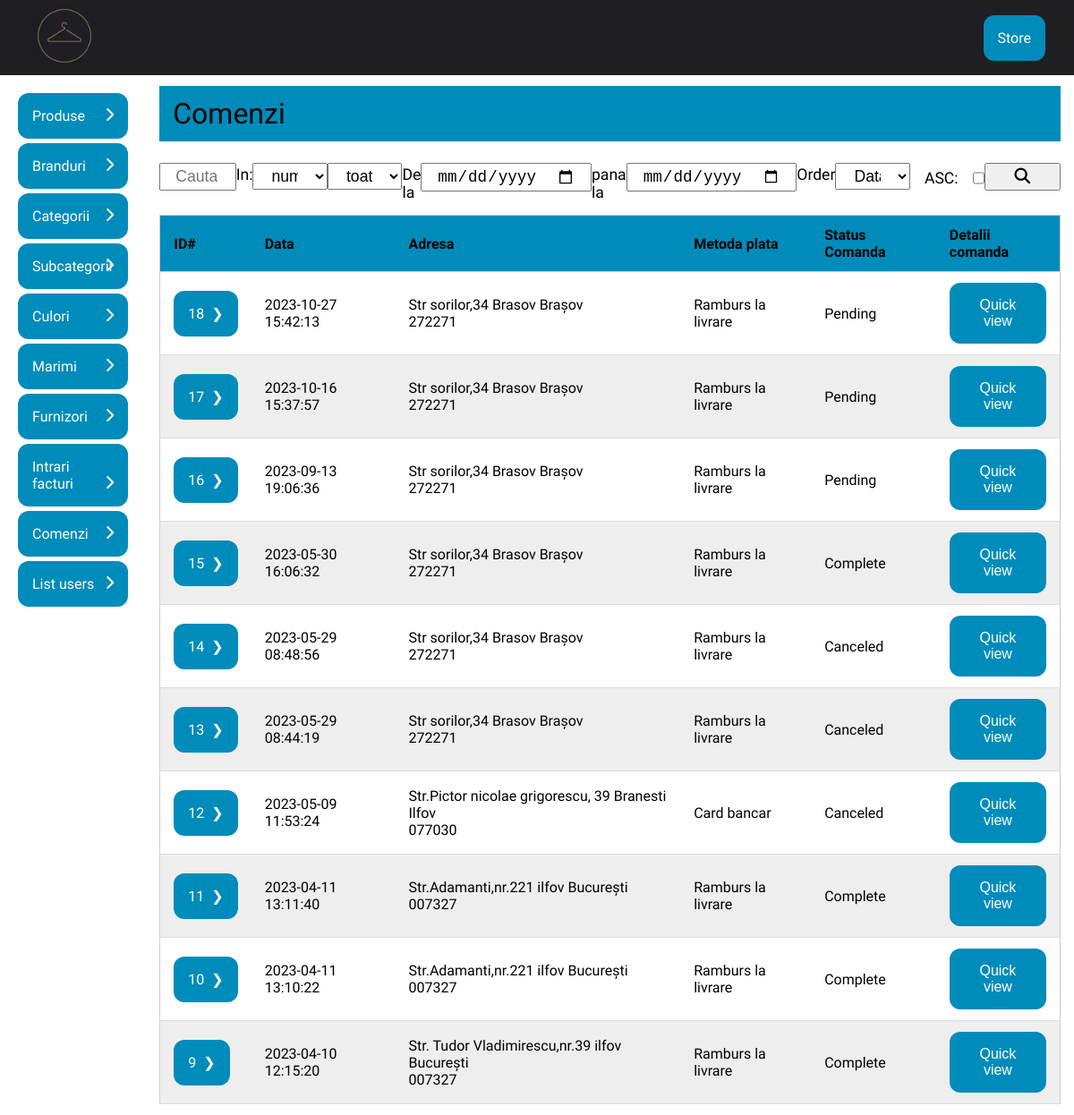
Screenshot of /admin_area/orders.php (signed in) with the database file from the repository.
### tables this page shows
CREATE TABLE IF NOT EXISTS `comenzi` (
  `ID` int NOT NULL AUTO_INCREMENT,
  `cod_client` int NOT NULL,
  `pret_total` float NOT NULL,
  `cod_status` int NOT NULL,
  `data` datetime NOT NULL,
  `metoda_plata` enum('Ramburs la livrare','Card bancar') NOT NULL COMMENT '1(ramburs),2(card)',
  PRIMARY KEY (`ID`),
  KEY `cod_client` (`cod_client`),
  KEY `cod_status` (`cod_status`)
);

CREATE TABLE IF NOT EXISTS `clienti` (
  `ID` int NOT NULL AUTO_INCREMENT,
  `nume` varchar(32) NOT NULL,
  `prenume` varchar(64) NOT NULL,
  `adresa` varchar(100) NOT NULL,
  `cod_judet` int NOT NULL,
  `localitate` varchar(64) NOT NULL,
  `zipcode` varchar(64) NOT NULL,
  `telefon` varchar(12) NOT NULL,
  `date_facturare` varchar(255) NOT NULL,
  `cod_utilizator` int NOT NULL,
  PRIMARY KEY (`ID`),
  KEY `cod_judet` (`cod_judet`),
  KEY `cod_utilizator` (`cod_utilizator`)
);

CREATE TABLE IF NOT EXISTS `judete` (
  `ID` int NOT NULL AUTO_INCREMENT,
  `denumire` varchar(16) NOT NULL,
  PRIMARY KEY (`ID`)
);

CREATE TABLE IF NOT EXISTS `comenzi_status` (
  `ID` int NOT NULL AUTO_INCREMENT,
  `denumire` varchar(32) NOT NULL,
  PRIMARY KEY (`ID`)
);

### admin_area/orders.php (the view, shortened to what this page needs)
<?php
include("../includes/connect.php");
$start = 0;
$rows_per_page = 25;
$orders_query = mysqli_query($con, "SELECT *,s.ID AS cod_status,c.ID AS cod_comanda,CONCAT(nume,' ',prenume) AS 'fullName'
FROM comenzi c
INNER JOIN clienti ON c.cod_client=clienti.ID
INNER JOIN comenzi_status s ON c.cod_status=s.ID
ORDER BY c.ID DESC LIMIT $start,$rows_per_page");
?>
<!DOCTYPE html>
<html lang="en">
<head>
  <link rel="stylesheet" href="css/style.css">
</head>
<html>
<body>
  <?php include("includes/header.php") ?>
  <div class="wrapper">
    <?php include("includes/sidebar.php") ?>
    <div class="container">
      <div class="order-detail-header">Comenzi</div>
      <div class="orders-wrapper">
        <div class="search-wrapper">
          <form method="get" class="search_form">
            <input type="text" name='input_text' id="orders_search_bar" placeholder="Cauta" value="<?php if (isset($_GET['input_text']))  echo $_GET['input_text']; ?>">
            <label for="categorii">In: </label>
            <select name="cat" id="categorii">
              <option value="1" <?php if (isset($_GET['cat']) && $_GET['cat'] == 1) echo "selected" ?>>nume</option>
            </select>
            <select name="stat">
              <option value="0">toate</option>
            </select>
            <label for="start_date_search">De la</label>
            <input type="date" name="start_date_search" id="start_date_search" value="<?php if (isset(($_GET['start_date_search']))) echo $_GET['start_date_search'] ?>">
            <label for="start_date_search">pana la</label>
            <input type="date" name="end_date_search" id="end_date_search" value="<?php if (isset(($_GET['end_date_search']))) echo $_GET['end_date_search'] ?>">
            <label for="orderSelect">Order</label>
            <select name="order" id="orderSelect">
              <option value="1" <?php if (isset($_GET['order']) && $_GET['order'] == 1) echo "selected" ?>>Data</option>
            </select>
            <div class="checkbox-container">
              <label for="checkbox-search">ASC:</label>
              <input type="checkbox" name='asc' id="checkbox-search" <?php if (isset(($_GET['asc']))) echo "checked" ?>>
            </div>
            <button type="submit" name="submit_search"><i class="fa fa-search" aria-hidden="true"></i></button>
          </form>
        </div>
        <?php
        if (mysqli_num_rows($orders_query) ==  0) {
        ?>
          <div class='message' onclick='this.remove();'>No results .</div>
          <?php
        } else {
          ?>
          <table id="table_field">
            <thead>
              <th>ID#</th>
              <th>Data</th>
              <th>Adresa</th>
              <th>Metoda plata</th>
              <th>Status Comanda</th>
              <th>Detalii comanda</th>
            </thead>
            <tbody>
              <?php
              while ($row = mysqli_fetch_assoc($orders_query)) {
              ?>
                <tr>
                  <td data-title="ID#">
                    <div class="td-wrapper">
                      <a href="order_details.php?id_comanda=<?= $row['cod_comanda'] ?>" class="buttons">
                        <span class="padding-right"><?= $row['cod_comanda'] ?></span><span>&#10095;</span>
                      </a>
                    </div>
                  </td>
                  <td data-title="Data">
                    <div class="td-wrapper"><?php echo "" . $row['data'] . " " ?></div>
                  </td>
                  <td data-title="Adresa">
                    <div class="td-wrapper"><?php
                                            $jud = mysqli_fetch_assoc(mysqli_query($con, "SELECT * FROM judete WHERE ID=" . $row['cod_judet'] . ""));
                                            $judet = $jud['denumire'];
                                            echo "{$row['adresa']} {$row['localitate']} $judet <br> {$row['zipcode']}" ?></div>
                  </td>
                  <td data-title="Metoda plata">
                    <div class="td-wrapper"><?= $row['metoda_plata'] ?></div>
                  </td>
                  <td data-title="Status comanda">
                    <div class="td-wrapper"><?= $row['denumire'] ?></div>
                  </td>
                  <td data-title="Detalii comanda">
                    <div class="td-wrapper"><button class="btn buttons" data-modal-target="#modal<?= $row['cod_comanda'] ?>">Quick view</button></div>
                  </td>
                </tr>
                <div class="modal" id="modal<?= $row['cod_comanda'] ?>">
              <?php }
            } ?>
            </tbody>
          </table>
      </div>
    </div>
  </div>
</body>
</html>

### admin_area/css/style.css (style rules this page uses)
html { height: 100%; box-sizing: border-box; font-family: "Roboto Condensed", sans-serif; }
*, *::before, *::after { box-sizing: border-box; padding: 0; margin: 0; text-decoration: none; }
.wrapper { display: flex; min-height: 90vh; }
.container { display: flex; flex-direction: column; align-items: center; justify-content: flex-start; flex-grow: 1; padding: 12px 15px; }
.buttons { background-color: #008cba; border: none; color: white; padding: 1rem; text-align: center; font-size: 1rem; border-radius: 12px; cursor: pointer; flex-shrink: 1; }
select, option, input, label, .search_form button { padding: 0.2rem 1rem; font-size: 1.1rem; width: 100%; }
.orders-wrapper { width: 100%; }
.search-wrapper { padding: 12px 0; }
.search_form { display: flex; flex-direction: column; align-items: flex-start; justify-content: flex-start; }
.checkbox-container { display: flex; padding: 0.25rem 0; }
#categorii { margin-bottom: 0.5rem; }
#checkbox-search { padding: 12px 15px; }
#table_field, #table_field--wide { border-collapse: collapse; width: 100%; border-radius: 5px 5px 0 0; }
#table_field th, #table_field td, #table_field--wide th, #table_field--wide td { padding: 12px 15px; }
#table_field tbody tr, #table_field--wide tbody tr { border-bottom: 1px solid #dddddd; }
.padding-right { padding-right: 0.5rem; }
#table_field, #table_field thead, #table_field tbody, #table_field th, #table_field td, #table_field tr, #table_field--wide, #table_field--wide thead, #table_field--wide tbody, #table_field--wide th, #table_field--wide td, #table_field--wide tr { display: block; }
#table_field tr, #table_field--wide tr { border: 1px solid #ccc; }
#table_field td, #table_field--wide td { position: relative; }
#table_field td::before, #table_field--wide td::before { position: absolute; top: 0px; left: 0px; width: 110px; padding: 8px; text-align: left; white-space: nowrap; content: attr(data-title); text-transform: capitalize; background: #f9f6e0; height: 100%; overflow: hidden; }
.td-wrapper { padding-left: 120px; display: flex; gap: 0.5rem; flex-shrink: 1; }
#table_field tbody tr:nth-child(even), #table_field--wide tbody tr:nth-child(even) { background: #eee; }
.modal { position: fixed; top: 50%; left: 50%; transform: translate(-50%, -50%) scale(0); transition: 200ms ease-in-out; border: 1px solid black; border-radius: 10px; z-index: 10; background-color: white; width: 700px; max-width: 80%; }
.order-detail-header { padding: 12px 15px; width: 100%; margin-bottom: 12px; background-color: #008cba; font-size: 2rem; }
@media screen and (min-width: 992px) { #table_field { display: table; } }
@media screen and (min-width: 992px) { #table_field thead { display: table-header-group; } }
@media screen and (min-width: 992px) { #table_field td, #table_field th { display: table-cell; } }
@media screen and (min-width: 992px) { #table_field tr { display: table-row; } }
@media screen and (min-width: 992px) { #table_field tbody { display: table-row-group; } }
@media screen and (min-width: 992px) { #table_field thead tr, #table_field td, #table_field td::before { position: static; } }
@media screen and (min-width: 992px) { #table_field td::before { content: none; } }
@media screen and (min-width: 992px) { #table_field .td-wrapper { padding-left: 0; } }
@media screen and (min-width: 992px) { .search_form { flex-direction: row; } }
@media screen and (min-width: 992px) { .search_form > label { padding-left: 0; padding-right: 0; width: min-content; } }

### rows the page displays
comenzi: ID "18", data "2023-10-27 15:42:13", cod_client.adresa "Str sorilor,34", cod_client.localitate "Brasov", judete.denumire "Brașov", cod_client.zipcode "272271", metoda_plata "Ramburs la livrare", cod_status.denumire "Pending"
comenzi: ID "17", data "2023-10-16 15:37:57", cod_client.adresa "Str sorilor,34", cod_client.localitate "Brasov", judete.denumire "Brașov", cod_client.zipcode "272271", metoda_plata "Ramburs la livrare", cod_status.denumire "Pending"
comenzi: ID "16", data "2023-09-13 19:06:36", cod_client.adresa "Str sorilor,34", cod_client.localitate "Brasov", judete.denumire "Brașov", cod_client.zipcode "272271", metoda_plata "Ramburs la livrare", cod_status.denumire "Pending"
comenzi: ID "15", data "2023-05-30 16:06:32", cod_client.adresa "Str sorilor,34", cod_client.localitate "Brasov", judete.denumire "Brașov", cod_client.zipcode "272271", metoda_plata "Ramburs la livrare", cod_status.denumire "Complete"
comenzi: ID "14", data "2023-05-29 08:48:56", cod_client.adresa "Str sorilor,34", cod_client.localitate "Brasov", judete.denumire "Brașov", cod_client.zipcode "272271", metoda_plata "Ramburs la livrare", cod_status.denumire "Canceled"
comenzi: ID "13", data "2023-05-29 08:44:19", cod_client.adresa "Str sorilor,34", cod_client.localitate "Brasov", judete.denumire "Brașov", cod_client.zipcode "272271", metoda_plata "Ramburs la livrare", cod_status.denumire "Canceled"
comenzi: ID "12", data "2023-05-09 11:53:24", cod_client.adresa "Str.Pictor nicolae grigorescu, 39", cod_client.localitate "Branesti", judete.denumire "Ilfov", cod_client.zipcode "077030", metoda_plata "Card bancar", cod_status.denumire "Canceled"
comenzi: ID "11", data "2023-04-11 13:11:40", cod_client.adresa "Str.Adamanti,nr.221", cod_client.localitate "ilfov", judete.denumire "București", cod_client.zipcode "007327", metoda_plata "Ramburs la livrare", cod_status.denumire "Complete"
comenzi: ID "10", data "2023-04-11 13:10:22", cod_client.adresa "Str.Adamanti,nr.221", cod_client.localitate "ilfov", judete.denumire "București", cod_client.zipcode "007327", metoda_plata "Ramburs la livrare", cod_status.denumire "Complete"
comenzi: ID "9", data "2023-04-10 12:15:20", cod_client.adresa "Str. Tudor Vladimirescu,nr.39", cod_client.localitate "ilfov", judete.denumire "București", cod_client.zipcode "007327", metoda_plata "Ramburs la livrare", cod_status.denumire "Complete"
